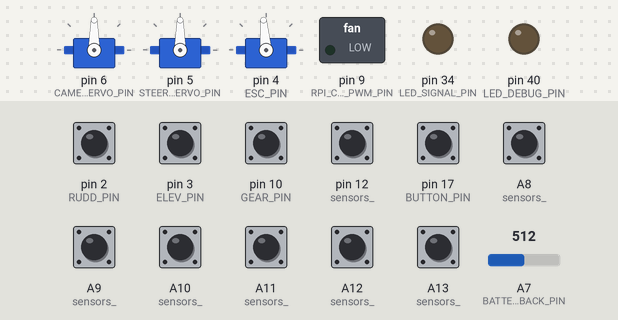
Bench run of a sketch on a simulated Arduino Mega 2560, built with avr-gcc and run on an emulated ATmega2560. On the bench: 3 × servo, switched loads named in the sketch (green lamp = pin HIGH), output pins drawn as LEDs (lit = HIGH). Inputs (shaded band) come from the test bench; at power-on: A8 (sensors_), A9 (sensors_), A10 (sensors_), A11 (sensors_), A12 (sensors_), A13 (sensors_), pin 2 (RUDD_PIN), pin 3 (ELEV_PIN), pin 10 (GEAR_PIN), pin 12 (sensors_), pin 17 (BUTTON_PIN) HIGH, A7 (BATTERY_FEEDBACK_PIN) = 512. What the sketch prints to the serial monitor is not drawn.

Above: at 1.2 s.
1.3 s: pin 10 (GEAR_PIN) pulsed LOW 2 times (0.12 s each, 0.3 s apart)
At 3.8 s:
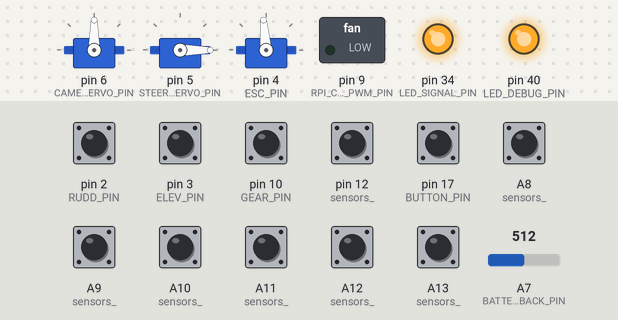
4.2 s: pin 2 (RUDD_PIN) pulled LOW for 0.15 s
At 5.7 s:
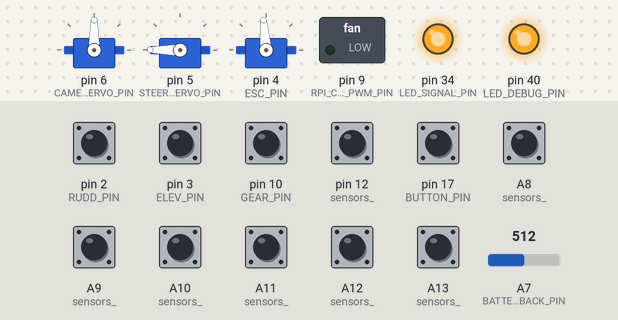
6.8 s: pin 3 (ELEV_PIN) pulled LOW for 0.15 s
At 7.7 s:
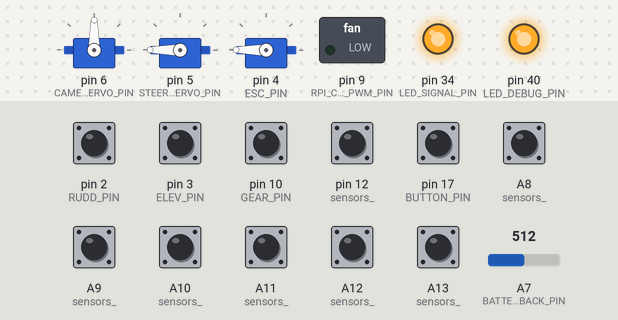
9.4 s: pin 3 (ELEV_PIN) pulled LOW for 1 s
At 12.1 s:
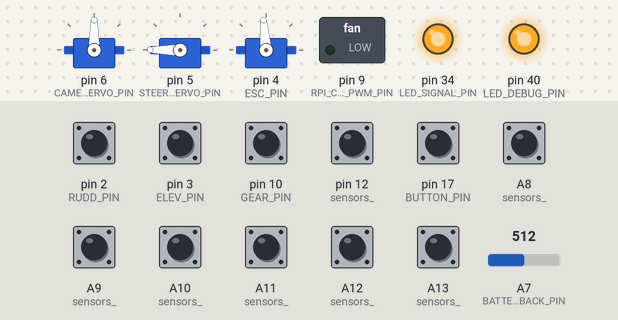
13.4 s: pin 2 (RUDD_PIN) pulled LOW for 1 s
At 13.8 s:
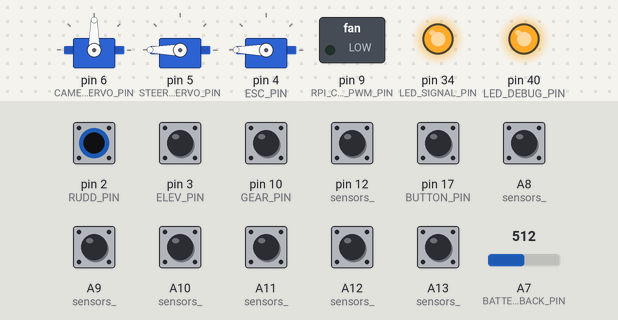
16.9 s: pin 2 (RUDD_PIN) pulsed LOW 2 times (0.12 s each, 0.3 s apart)
At 18.0 s:
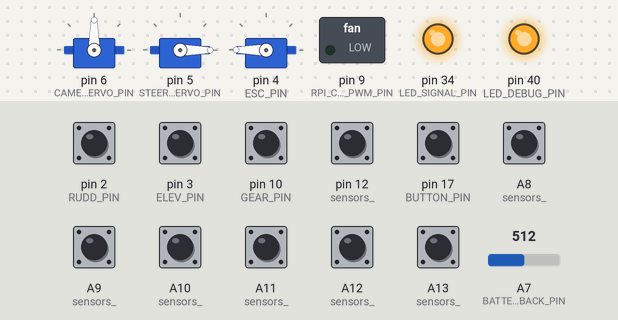
Timing chart, 0 to 19.9 s (numbered marks = the images above; inputs shaded):
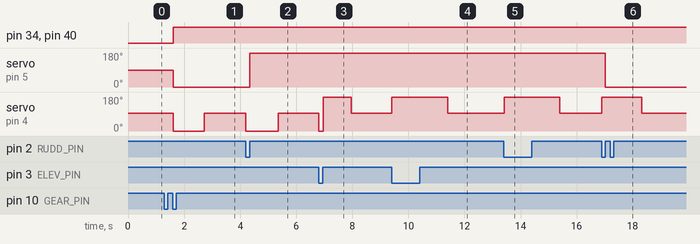

The sketch:

Mega.ino
```cpp
#include <Servo.h>
#include <PID_v1.h>
#include <math.h>

#include "Pins.h"
#include "Target.h"
#include "Variables.h"
#include "Constants.h"
#include "States.h"
#include "CommandHandlers.h"
#include "RCReceiver.h"
#include "InterruptServiceRoutines.h"
#include "PIDHelper.h"
#include "Utils.h"

unsigned long lastRun;
volatile unsigned long buttonPressStart;
SonicArray sonicArray(PIN_ULTRASSONIC_TRIGGER);

void setup()
{
    pinMode(BUTTON_PIN, INPUT_PULLUP);
    pinMode(BATTERY_FEEDBACK_PIN, INPUT);
    pinMode(RPI_COOLER_PWM_PIN, OUTPUT);
    pinMode(LED_DEBUG_PIN, OUTPUT);
    pinMode(LED_SIGNAL_PIN, OUTPUT);

    attachHandlers();
    attachRCInterrupts();
    setupPID();

    Serial.begin(RPI_BAUD_RATE);
    Serial3.begin(MPU_BAUD_RATE);
    sonicArray.setupInterrupts();

    cameraServo.attach(CAMERA_SERVO_PIN);
    steeringServo.attach(STEERING_SERVO_PIN);
    esc.attach(ESC_PIN);
    esc.write(ESC_ZERO);

    targets.add(Target(40, 20, true));
    targets.add(Target(30, 2, true));
    targets.add(Target(6, 20, false));
    targets.add(Target(6, 18, true));
    currentTarget = targets.get(0);

    state = &idle;
    previousState = &idle;
    isRunning = true;
    lastRun = 0;
}

void loop()
{
    int batteryFeedback = analogRead(BATTERY_FEEDBACK_PIN);
    float batteryVolts = mapf(batteryFeedback, 0, 920.7, 0, 21);

    Serial.print(batteryFeedback);
    Serial.print("\t");
    Serial.println(batteryVolts);

    // digitalWrite(LED_SIGNAL_PIN, LOW);
    // if(batteryVolts <= 18)
    // {
    //     digitalWrite(LED_DEBUG_PIN, HIGH);
    // }

    if (millis() - lastSignalTime >= 1000)
    {
        esc.write(ESC_ZERO);
        return;
    }

    if (gearPulseWidth > 1500)
    {
        digitalWrite(LED_DEBUG_PIN, HIGH);
        digitalWrite(LED_SIGNAL_PIN, HIGH);

        // Manual
        cameraPid.SetMode(MANUAL);
        steeringPid.SetMode(MANUAL);
        speedPid.SetMode(MANUAL);

        esc.writeMicroseconds(elevPulseWidth);
        steeringServo.writeMicroseconds(ruddPulseWidth);
        cameraServo.write(90);

        return;
    }
    else
    {
        digitalWrite(LED_DEBUG_PIN, LOW);
        digitalWrite(LED_SIGNAL_PIN, LOW);

        // Automático
        cameraPid.SetMode(AUTOMATIC);
        steeringPid.SetMode(AUTOMATIC);
        speedPid.SetMode(AUTOMATIC);
    }
    rPiCmdMessenger.feedinSerialData();
    //mpuCmdMessenger.feedinSerialData();

    handleButton();

    if (isRunning)
    {
        setAuto();
        actuatorsWrite = ExecutionFlags::kAll;
        (*state)(millis() - lastRun);
    }

    computePID();
    writeInActuators();
    lastRun = millis();
}

void handleButton()
{
    if (digitalRead(BUTTON_PIN) == LOW && buttonPressStart == 0) // Pressionado
    {
        delay(200);
        buttonPressStart = millis();
        return;
    }
    if (buttonPressStart == 0)
        return;

    while (digitalRead(BUTTON_PIN) == LOW)
    {
    }

    if (millis() - buttonPressStart > BUTTON_STOP_TIME)
    {
        buttonPressStart = 0;
        changeState(reset);
        return;
    }
    if (state == idle)
    {
        changeState(previousState);
        setManual();
    }
    else
    {
        changeState(idle);
        setAuto();
    }
    buttonPressStart = 0;
}

void writeInActuators()
{
    int value;
    if (actuatorsWrite & ExecutionFlags::kSpeed)
    {
        value = round(mapf(linearSpeed * linearSpeedLock, 0, 1, ESC_ZERO, ESC_MAX_FORWARD));
        esc.write(value);
    }
    if (actuatorsWrite & ExecutionFlags::kCamera)
    {
        /*
        value = round(mapf(cameraServoPosition, -1, 1, CAMERA_SERVO_LIMIT_MIN, CAMERA_SERVO_LIMIT_MAX));
        cameraServo.write(value);
        */
    }
    if (actuatorsWrite & ExecutionFlags::kSteering)
    {
        value = round(mapf(steeringServoPosition, -1, 1, STEERING_SERVO_MIN_LIMIT, STEERING_SERVO_MAX_LIMIT));
        steeringServo.write(value);
    }
}
```

CommandHandlers.cpp
```cpp
#include "CommandHandlers.h"
#include "Variables.h"
#include "Constants.h"
#include "States.h"
#include "Utils.h"
#include "Pins.h"

unsigned long targetLostStartTime;

void attachHandlers()
{
    rPiCmdMessenger.attach(MessageCodesRPi::kTargetFound, onRecvTargetFound);
    rPiCmdMessenger.attach(MessageCodesRPi::kTargetLost, onRecvTargetLost);
    rPiCmdMessenger.attach(MessageCodesRPi::kStopEvent, onStopEvent);
    rPiCmdMessenger.attach(onRecvUnknownCommand);

    mpuCmdMessenger.attach(MessageCodesMPU::kUpdateTransform, onUpdateTransform);
    mpuCmdMessenger.attach(MessageCodesMPU::kMpuLog, onRecvMpuLog);
    mpuCmdMessenger.attach(onRecvUnknownCommand);
}

void onStopEvent(CmdMessenger *cmdMesseger)
{
    linearSpeed = 0;
    esc.write(ESC_ZERO);
    changeState(reset);
}

void onRecvTargetFound(CmdMessenger *cmdMesseger)
{
    if (targetLostStartTime != 0 || state != refinedSearch)
    {
        targetLostStartTime = 0;
        changeState(refinedSearch);
    }

    linearSpeedLock = 1;
    float newDirection = cmdMesseger->readBinArg<float>();
    targetDirection = newDirection; //lerp(targetDirection, newDirection, 0.8);

    float newDistance = cmdMesseger->readBinArg<float>();
    targetDistance = newDistance; //lerp(targetDistance, newDistance, 0.1);
}

void onRecvTargetLost(CmdMessenger *cmdMesseger)
{
    if (targetLostStartTime == 0)
    {
        targetLostStartTime = millis();
    }
    else
    {
        unsigned long delta = millis() - targetLostStartTime;
        if (delta > TARGET_LOST_THRESHOLD && state != rotateCamera)
        {
            changeState(rotateCamera);
            /*
            rPiCmdMessenger.sendCmdStart(MessageCodesRPi::kRPiLog);
            rPiCmdMessenger.sendCmdArg("changeState(rotateCamera)");
            rPiCmdMessenger.sendCmdArg(delta);
            rPiCmdMessenger.sendCmdEnd();
            */
        }
    }
    linearSpeedLock *= 0.9;
    /*
    rPiCmdMessenger.sendCmdStart(MessageCodesRPi::kRPiLog);
    rPiCmdMessenger.sendCmdArg("onRecvTargetLost");
    rPiCmdMessenger.sendCmdArg(targetDistance);
    rPiCmdMessenger.sendCmdArg(targetDirection);
    rPiCmdMessenger.sendCmdArg(linearSpeed);
    rPiCmdMessenger.sendCmdEnd();
    */
}

void onTemperatureUpdateEvent(CmdMessenger *cmdMesseger)
{
    //float temperature = cmdMesseger->readBinArg<float>();
    //int pwm = mapf(temperature, 40, 70, 0, 255);
    //analogWrite(RPI_COOLER_PWM_PIN, pwm);
}

void onRecvUnknownCommand(CmdMessenger *cmdMesseger)
{
    rPiCmdMessenger.sendCmdStart(MessageCodesRPi::kRPiLog);
    rPiCmdMessenger.sendCmdArg("Nenhum handler registrado para essa mensagem");
    rPiCmdMessenger.sendCmdEnd();
}

void onUpdateTransform(CmdMessenger *cmdMesseger)
{
    currentTransform.position.x = cmdMesseger->readBinArg<float>();
    currentTransform.position.y = cmdMesseger->readBinArg<float>();
    currentTransform.heading = cmdMesseger->readBinArg<float>();


    rPiCmdMessenger.sendCmdStart(MessageCodesRPi::kRPiLog);
    rPiCmdMessenger.sendCmdArg("Posição atual");
    rPiCmdMessenger.sendCmdArg(currentTransform.position.x);
    rPiCmdMessenger.sendCmdArg(currentTransform.position.y);
    rPiCmdMessenger.sendCmdArg(currentTransform.heading);
    rPiCmdMessenger.sendCmdEnd();
}

void onRecvMpuLog(CmdMessenger *cmdMesseger)
{
    rPiCmdMessenger.sendCmdStart(MessageCodesRPi::kRPiLog);
    while (cmdMesseger->available())
    {
        rPiCmdMessenger.sendCmdBinArg(cmdMesseger->readStringArg());
    }
    rPiCmdMessenger.sendCmdEnd();
}
```

CommandHandlers.h
```cpp
#ifndef COMMAND_HANDLERS_H
#define COMMAND_HANDLERS_H

#include <CmdMessenger.h>

enum LogMessageSubCodes
{
    kInfo,
    kWarning,
    kError
};

enum MessageCodesRPi
{
    kRPiLog = 0,
    kStartDetection,
    kPauseDetection,
    kTargetFound,
    kTargetLost,
    kStopEvent,
    kTemperature,
};

enum MessageCodesMPU
{
    kMpuLog,
    kUpdateTransform,
    kSetPosition,
};

void attachHandlers();
void onRecvTargetFound(CmdMessenger *cmdMesseger);
void onRecvTargetLost(CmdMessenger *cmdMesseger);
void onRecvUnknownCommand(CmdMessenger *cmdMesseger);
void onStopEvent(CmdMessenger *cmdMesseger);
void onTemperatureUpdateEvent(CmdMessenger *cmdMesseger);


void onUpdateTransform(CmdMessenger *cmdMesseger);
void onRecvMpuLog(CmdMessenger *cmdMesseger);


#endif //COMMAND_HANDLERS_H
```

Constants.h
```cpp
#ifndef CONSTANTS_H
#define CONSTANTS_H

#include "Macros.h"

#define DISTANCE_BETWEEN_AXES   0.35            // Distância entre os eixo dianteiro e traseiro (eixos das rodas) em metros

#define RPI_BAUD_RATE           9600
#define MPU_BAUD_RATE           9600

#define CAMERA_SERVO_LIMIT_MIN      30
#define CAMERA_SERVO_LIMIT_MAX      180
#define CAMERA_SERVO_ZERO                (ESC_MAX_FORWARD + ESC_MAX_BACKWARD) / 2

#define STEERING_SERVO_MIN_LIMIT    30
#define STEERING_SERVO_MAX_LIMIT    150
#define STEERING_SERVO_ZERO                (ESC_MAX_FORWARD + ESC_MAX_BACKWARD) / 2

#define ESC_MAX_FORWARD         110             // Apesar do ESC ser controlado como um servo, é mais fácil
#define ESC_MAX_BACKWARD        80               // pensar as velocidades como valores entre [-1; 1]
#define ESC_ZERO                (ESC_MAX_FORWARD + ESC_MAX_BACKWARD) / 2

#define ULTRASSONIC_MAX_DIST    300
#define ULTRASSONIC_TIMEOUT     CM_TO_MS(ULTRASSONIC_MAX_DIST)

#define REFINED_SEARCH_DISTANCE 7.0             // Quanto maior a distância de confiança conseguirmos com a câmera melhor
                                                // Precisa ser maior que 5 pra já estar em refinedSearch quando chegar perto dos obstáculos
#define GOAL_THRESHOLD          0.5             // Distância aceitável de um objetivo pra dizer que chagou (m)

#define BUTTON_STOP_TIME        5000
#define OBSTACLE_AVOIDANCE_CONSTANT 100.0

#define TARGET_LOST_THRESHOLD 10000

#define GEAR_MEDIUMM_VALUE 15000


#endif
```

InterruptServiceRoutines.h
```cpp
#ifndef INTERRUPT_SERVICE_ROUTINES_H
#define INTERRUPT_SERVICE_ROUTINES_H

#include <Arduino.h>
#include "Variables.h"
#include "RCReceiver.h"


bool lastGearState = LOW;
ISR(PCINT0_vect)
{
    bool currentGearState = digitalRead(GEAR_PIN);
    if(lastGearState != currentGearState)
    {
        lastGearState = currentGearState;
        gearISR();
    }
    sonicArray.handleEcho(SonicArray::Vector::VECTOR_0);
}

ISR(PCINT2_vect)
{
    sonicArray.handleEcho(SonicArray::Vector::VECTOR_2);
}

#endif // INTERRUPT_SERVICE_ROUTINES_H
```

Macros.h
```cpp
#ifndef MACROS_H
#define MACROS_H


#define CM_TO_MS(cm)                        (cm * 58.8)
#define MS_TO_CM(ms)                        (ms / 58.8)
#define MODULE(x, y)                        (sqrt(pow(x, 2) + pow(y, 2)))
#define INTEGRATION_TERM(prev, curr, dT)    ((1/2) * (curr + prev) * dT)
#define DIRECTION(v1, v2)                   atan((v1.y - v2.y) / (v1.x - v2.x))
#define CORRECT_DIRECTION(dir)              atan2(sin(dir), cos(dir))


#endif //MACROS_H
```

PIDHelper.cpp
```cpp
#include "PIDHelper.h"

PID cameraPid(&targetDirection, &cameraServoPosition, &setPointZero, cameraServoKp, cameraServoKi, cameraServoKd, P_ON_M, DIRECT);
PID steeringPid(&targetDirection, &steeringServoPosition, &setPointZero, steeringServoKp, steeringServoKi, steeringServoKd, P_ON_M, DIRECT);
PID speedPid(&targetDistance, &linearSpeed, &setPointZero, speedKp, speedKi, speedKd, P_ON_M, REVERSE);

double speedKp = 0.5, speedKi = 0, speedKd = 0.1;
double cameraServoKp = 0, cameraServoKi = 1, cameraServoKd = 0.9;
double steeringServoKp = 0.75, steeringServoKi = 0, steeringServoKd = 0.9;

void setupPID()
{
    cameraPid.SetOutputLimits(-1, 1);
    steeringPid.SetOutputLimits(-1, 1);
    speedPid.SetOutputLimits(0, 1);
    setAuto(ExecutionFlags::kAll);
}

void setAuto(ExecutionFlags flags)
{
    if (flags & ExecutionFlags::kSpeed)
    {
        speedPid.SetMode(AUTOMATIC);
    }
    if (flags & ExecutionFlags::kCamera)
    {
        cameraPid.SetMode(AUTOMATIC);
    }
    if (flags & ExecutionFlags::kSteering)
    {
        steeringPid.SetMode(AUTOMATIC);
    }
}

void setManual(ExecutionFlags flags)
{
    if (flags & ExecutionFlags::kSpeed)
    {
        speedPid.SetMode(MANUAL);
    }
    if (flags & ExecutionFlags::kCamera)
    {
        cameraPid.SetMode(MANUAL);
    }
    if (flags & ExecutionFlags::kSteering)
    {
        steeringPid.SetMode(MANUAL);
    }
}

void computePID()
{
    speedPid.Compute();
    cameraPid.Compute();
    steeringPid.Compute();
}
```

PIDHelper.h
```cpp
#ifndef PID_HELPER_H
#define PID_HELPER_H

#include <PID_v1.h>
#include "Variables.h"

extern PID cameraPid;
extern PID steeringPid;
extern PID speedPid;


extern double speedKp, speedKi, speedKd;
extern double cameraServoKp, cameraServoKi, cameraServoKd;
extern double steeringServoKp, steeringServoKi, steeringServoKd;


void setupPID();
void setAuto(ExecutionFlags flags = ExecutionFlags::kAll);
void setManual(ExecutionFlags flags = ExecutionFlags::kAll);
void computePID();

#endif
```

RCReceiver.cpp
```cpp
#include <Arduino.h>
#include "Pins.h"
#include "RCReceiver.h"
#include "Utils.h"

volatile unsigned long lastSignalTime = 0;
volatile unsigned long gearRiseTime = 0, gearPulseWidth = 0;
volatile unsigned long ruddRiseTime = 0, ruddPulseWidth = 0;
volatile unsigned long elevRiseTime = 0, elevPulseWidth = 0;

void gearRising();
void gearFalling();

void ruddRising();
void ruddFalling();

void elevRising();
void elevFalling();

void attachRCInterrupts()
{
    pinMode(RUDD_PIN, INPUT_PULLUP);
    pinMode(ELEV_PIN, INPUT_PULLUP);
    attachInterrupt(digitalPinToInterrupt(RUDD_PIN), ruddISR, CHANGE);
    attachInterrupt(digitalPinToInterrupt(ELEV_PIN), elevISR, CHANGE);
    setupChangeInterrupt(GEAR_PIN);
}

void gearISR()
{
    if (gearRiseTime == 0)
    {
        gearRising();
    }
    else
    {
        gearFalling();
    }
    lastSignalTime = millis();
}

void ruddISR()
{
    if (ruddRiseTime == 0)
    {
        ruddRising();
    }
    else
    {
        ruddFalling();
    }
    lastSignalTime = millis();
}

void elevISR()
{
    if (elevRiseTime == 0)
    {
        elevRising();
    }
    else
    {
        elevFalling();
    }
    lastSignalTime = millis();
}

void gearRising()
{
    noInterrupts();
    gearRiseTime = micros();
    interrupts();
}

void gearFalling()
{
    noInterrupts();
    gearPulseWidth = micros() - gearRiseTime;
    gearRiseTime = 0;
    interrupts();
}

void ruddRising()
{
    noInterrupts();
    ruddRiseTime = micros();
    interrupts();
}

void ruddFalling()
{
    noInterrupts();
    ruddPulseWidth = micros() - ruddRiseTime;
    ruddRiseTime = 0;
    interrupts();
}

void elevRising()
{
    noInterrupts();
    elevRiseTime = micros();
    interrupts();
}

void elevFalling()
{
    noInterrupts();
    elevPulseWidth = micros() - elevRiseTime;
    elevRiseTime = 0;
    interrupts();
}
```

RCReceiver.h
```cpp
#ifndef RC_RECEIVER_H
#define RC_RECEIVER_H

void attachRCInterrupts();


void gearISR();
void ruddISR();
void elevISR();

extern volatile unsigned long lastSignalTime;
extern volatile unsigned long gearPulseWidth;
extern volatile unsigned long ruddPulseWidth;
extern volatile unsigned long elevPulseWidth;


#endif // RC_RECEIVER_H
```

SonicArray.h
```cpp
#ifndef SONIC_ARRAY_H
#define SONIC_ARRAY_H

#include <SonicSensor.h>
#include <Arduino.h>

#define NUM_OF_SENSORS 7
#define MAX_DETECTION_DISTANCE 200
#define GRID_RESOLUTION_RATIO 10
#define GRID_SIZE_X MAX_DETECTION_DISTANCE / GRID_RESOLUTION_RATIO
#define GRID_SIZE_Y MAX_DETECTION_DISTANCE / GRID_RESOLUTION_RATIO

class SonicArray
{
  public:
    enum Vector
    {
        VECTOR_0, // PCINT0_vect
        VECTOR_2  // PCINT2_vect
    };

    SonicArray(unsigned int triggerPin);
    bool update(int *detectedCount);
    void handleEcho(Vector intVector);
    void setupInterrupts();
    float obstacleAvoidance();

  private:
    unsigned int triggerPin_;
    unsigned long previousMeasurement_, measuramentInterval_;
    void triggerSensors();
    bool isTimeToMeasure();

    SonicSensor sensors_[NUM_OF_SENSORS] = {
        SonicSensor(12, -0.75),  // Ultrasonic_0 on the Sonic Disc
        SonicSensor(A8, -0.5),  // Ultrasonic_1
        SonicSensor(A9, -0.25),  // Ultrasonic_2
        SonicSensor(A10, 0), // Ultrasonic_3
        SonicSensor(A11, 0.25), // Ultrasonic_4
        SonicSensor(A12, 0.5), // Ultrasonic_5
        SonicSensor(A13, 0.75), // Ultrasonic_6
        //SonicSensor(A14)  // Ultrasonic_7
        //SonicSensor(A15)  // Ultrasonic_8
    };

    bool obstacleGrid_[GRID_SIZE_X][GRID_SIZE_Y];
};

#endif //SONIC_ARRAY_H
```

States.h
```cpp
#ifndef STATES_H
#define STATES_H


void changeState(void (*nextState)(unsigned long));

void reset(unsigned long deltaTime);
void idle(unsigned long deltaTime);
void search(unsigned long deltaTime);
void refinedSearch(unsigned long deltaTime);
void targetFound(unsigned long deltaTime);
void rotateCamera(unsigned long deltaTime);

#endif //STATES_H
```

Target.h
```cpp
#ifndef TARGET_H
#define TARGET_H


#include "Transform.h"

struct Target : Vector2
{
    bool signal;

    Target()
    {
    }

    Target(float x, float y, bool signal) : Vector2(x, y)
    {
        this->signal = signal;
    }
};

#endif //TARGET_H
```

Transform.h
```cpp
#ifndef TRANSFORM_H
#define TRANSFORM_H

#include "Macros.h"

struct Vector2
{
    float x, y;

    Vector2()
    {
        this->x = 0;
        this->y = 0;
    }

    Vector2(float x, float y)
    {
        this->x = x;
        this->y = y;
    }

    float distance(float x, float y)
    {
        return MODULE(this->x - x, this->y - y);
    }

    float magnitude()
    {
        return MODULE(this->x, this->y);
    }
};

struct Transform
{
    Vector2 position;
    float heading;

    Transform()
    {
        position = Vector2();
        heading = 0;
    }

    Transform(float x, float y, float heading)
    {
        position = Vector2(x, y);
        this->heading = heading;
    }
};

#endif //TRANSFORM_H
```

Utils.h
```cpp
#pragma once
#ifndef UTILS_H
#define UTILS_H

#include <Arduino.h>

inline float mapf(float x, float in_min, float in_max, float out_min, float out_max)
{
    return (x - in_min) * (out_max - out_min) / (in_max - in_min) + out_min;
}

inline float lerp(float a, float b, float t)
{
    return (1-t)*a + t*b;
}

inline void setupChangeInterrupt(unsigned char pin)
{
    pinMode(pin, INPUT_PULLUP);
    // Enable interrupt for pin
    *digitalPinToPCMSK(pin) |= bit(digitalPinToPCMSKbit(pin));
    // Clear any outstanding interrupt
    PCIFR |= bit(digitalPinToPCICRbit(pin));
    // Enable interrupt for the pin's group
    PCICR |= bit(digitalPinToPCICRbit(pin));
}

#endif
```

Source omitted: SonicArray.cpp (5886 bytes), States.cpp (4063 bytes), Variables.cpp (669 bytes), Variables.h (942 bytes), Pins.h (357 bytes)

Measured:
- after the input at 1.3 s, pin 34 (LED_SIGNAL_PIN), pin 40 (LED_DEBUG_PIN): LOW → HIGH after 0.30 s; servo on pin 5 (STEERING_SERVO_PIN): 90° → 0° after 0.31 s; servo on pin 4 (ESC_PIN): 95° → 0° after 0.31 s, → 95° 1.1 s later
- after the input at 4.2 s, servo on pin 5 (STEERING_SERVO_PIN): 0° → 180° after 0.15 s; servo on pin 4 (ESC_PIN): 95° → 0° at once, → 95° 1.2 s later
- after the input at 6.8 s, servo on pin 4 (ESC_PIN): 95° → 0° at once, → 180° 0.15 s later, → 95° 1.0 s later
- after the input at 9.4 s, servo on pin 4 (ESC_PIN): 95° → 180° at once, → 95° 2.0 s later
- after the input at 13.4 s, servo on pin 4 (ESC_PIN): 95° → 180° at once, → 95° 2.0 s later
- after the input at 16.9 s, servo on pin 5 (STEERING_SERVO_PIN): 180° → 0° after 0.13 s; servo on pin 4 (ESC_PIN): 95° → 180° at once, → 95° 1.4 s later
